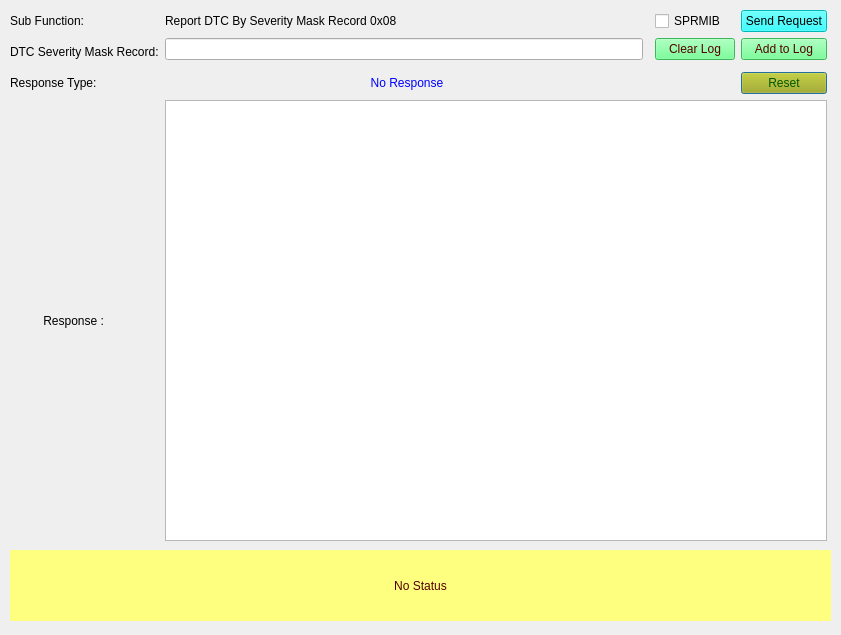
<?xml version="1.0" encoding="UTF-8"?>
<ui version="4.0">
 <class>Form_SID_19_08</class>
 <widget class="QDialog" name="Form_SID_19_08">
  <property name="geometry">
   <rect>
    <x>0</x>
    <y>0</y>
    <width>841</width>
    <height>635</height>
   </rect>
  </property>
  <property name="windowTitle">
   <string>Report DTC By Severity Mask Record</string>
  </property>
  <widget class="QWidget" name="layoutWidget">
   <property name="geometry">
    <rect>
     <x>10</x>
     <y>10</y>
     <width>817</width>
     <height>531</height>
    </rect>
   </property>
   <layout class="QGridLayout" name="gridLayout_2">
    <property name="sizeConstraint">
     <enum>QLayout::SetNoConstraint</enum>
    </property>
    <item row="6" column="1" colspan="4">
     <widget class="QTextBrowser" name="textBrowser_Resp"/>
    </item>
    <item row="3" column="4">
     <widget class="QPushButton" name="pushButton_reset">
      <property name="styleSheet">
       <string notr="true">background-color: rgb(170, 170, 0);
font: 75 8pt &quot;MS Shell Dlg 2&quot;;
color: rgb(0, 85, 0);</string>
      </property>
      <property name="text">
       <string>Reset</string>
      </property>
     </widget>
    </item>
    <item row="3" column="1" colspan="2">
     <widget class="QLabel" name="label_ResType">
      <property name="autoFillBackground">
       <bool>false</bool>
      </property>
      <property name="styleSheet">
       <string notr="true">color: rgb(0, 0, 255);</string>
      </property>
      <property name="text">
       <string>No Response</string>
      </property>
      <property name="alignment">
       <set>Qt::AlignCenter</set>
      </property>
     </widget>
    </item>
    <item row="1" column="1">
     <widget class="QLineEdit" name="lineEdit_DTCSevMaskRec">
      <property name="toolTip">
       <string>&lt;html&gt;&lt;head/&gt;&lt;body&gt;&lt;p&gt;Enter DTC Severity Mask Record in hexadecimal format of 2 Bytes&lt;/p&gt;&lt;/body&gt;&lt;/html&gt;</string>
      </property>
     </widget>
    </item>
    <item row="0" column="3">
     <widget class="QCheckBox" name="checkBox_suppressposmsg">
      <property name="toolTip">
       <string>If selected then Suppress Positive Response Message Indication bit will be set in Subfunction</string>
      </property>
      <property name="text">
       <string>SPRMIB</string>
      </property>
     </widget>
    </item>
    <item row="3" column="0">
     <widget class="QLabel" name="label_5">
      <property name="text">
       <string>Response Type: </string>
      </property>
     </widget>
    </item>
    <item row="1" column="3">
     <widget class="QPushButton" name="pushButton_clearLog">
      <property name="styleSheet">
       <string notr="true">background-color: rgb(85, 255, 127);
color: rgb(85, 0, 0);</string>
      </property>
      <property name="text">
       <string>Clear Log</string>
      </property>
     </widget>
    </item>
    <item row="0" column="1" colspan="2">
     <widget class="QLabel" name="subFunction_Name">
      <property name="text">
       <string>Report DTC By Severity Mask Record 0x08</string>
      </property>
     </widget>
    </item>
    <item row="1" column="4">
     <widget class="QPushButton" name="pushButton_appendLog">
      <property name="styleSheet">
       <string notr="true">background-color: rgb(85, 255, 127);
color: rgb(85, 0, 0);</string>
      </property>
      <property name="text">
       <string>Add to Log</string>
      </property>
     </widget>
    </item>
    <item row="0" column="0">
     <widget class="QLabel" name="label_subFunction">
      <property name="text">
       <string>Sub Function:</string>
      </property>
     </widget>
    </item>
    <item row="6" column="0">
     <widget class="QLabel" name="label_4">
      <property name="text">
       <string>          Response : </string>
      </property>
     </widget>
    </item>
    <item row="0" column="4">
     <widget class="QPushButton" name="pushButton_Send19_08Req">
      <property name="toolTip">
       <string>&lt;html&gt;&lt;head/&gt;&lt;body&gt;&lt;p&gt;Sends the 19 service subfunction 08 request to ECU&lt;/p&gt;&lt;/body&gt;&lt;/html&gt;</string>
      </property>
      <property name="styleSheet">
       <string notr="true">background-color: rgb(0, 255, 255);
border-color: rgb(0, 0, 0);
color: rgb(0, 0, 0);</string>
      </property>
      <property name="text">
       <string>Send Request</string>
      </property>
     </widget>
    </item>
    <item row="1" column="0" rowspan="2">
     <widget class="QLabel" name="DTCSeverityMaskRec_label">
      <property name="text">
       <string>DTC Severity Mask Record:</string>
      </property>
     </widget>
    </item>
   </layout>
  </widget>
  <widget class="QLabel" name="label_status">
   <property name="geometry">
    <rect>
     <x>10</x>
     <y>550</y>
     <width>821</width>
     <height>71</height>
    </rect>
   </property>
   <property name="styleSheet">
    <string notr="true">background-color: rgb(255, 255, 127);
color: rgb(85, 0, 0);
border-color: rgb(0, 0, 255);</string>
   </property>
   <property name="text">
    <string>No Status</string>
   </property>
   <property name="alignment">
    <set>Qt::AlignCenter</set>
   </property>
   <property name="wordWrap">
    <bool>true</bool>
   </property>
  </widget>
 </widget>
 <resources/>
 <connections/>
</ui>
